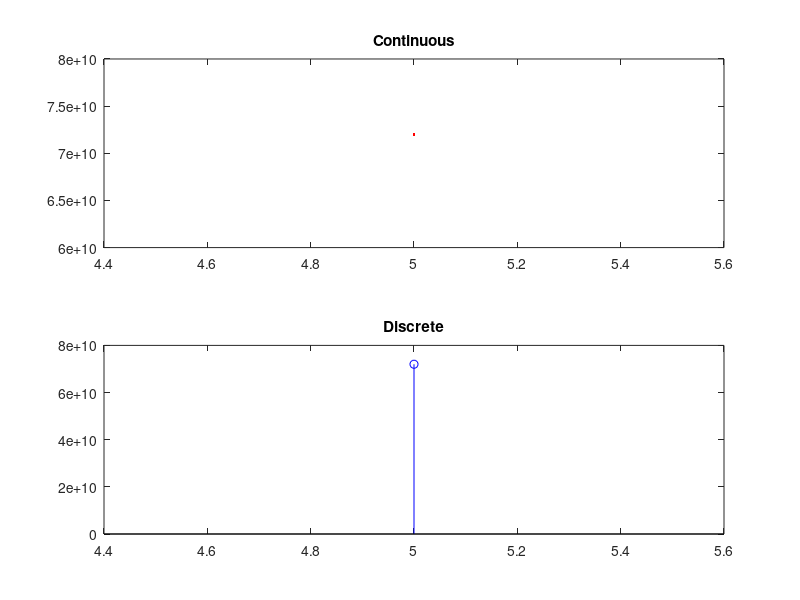

Reproduce this figure in MATLAB.
clear all;
close all;
clc;

%unit exponetial function

n1=input('Enter lower limit = ');
n2=input('Enter upper limit = ');

t=n1 : n2;

a=input('Enter the value for a = ');

y=exp(a*t); %exp() function in matlab SYNTAX:exp(a)

subplot(2,1,1);
plot(t,y,'r');
title('Continuous');

subplot(2,1,2);
stem(t,y,'b');
title('Discrete');

savefig('Example_05_Figure_01.fig');